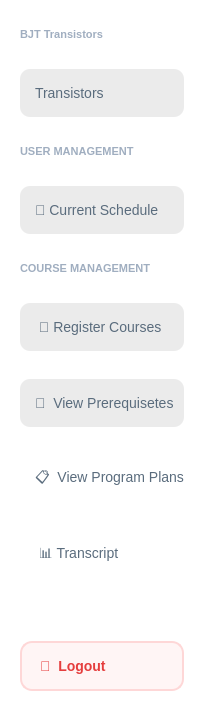
       <widget class="QWidget" name="navScrollContent_2">
        <property name="geometry">
         <rect>
          <x>0</x>
          <y>-1</y>
          <width>204</width>
          <height>719</height>
         </rect>
        </property>
        <property name="styleSheet">
         <string notr="true">background-color: white;</string>
        </property>
        <layout class="QVBoxLayout" name="navMainLayout_2">
         <property name="spacing">
          <number>28</number>
         </property>
         <property name="leftMargin">
          <number>20</number>
         </property>
         <property name="topMargin">
          <number>28</number>
         </property>
         <property name="rightMargin">
          <number>20</number>
         </property>
         <property name="bottomMargin">
          <number>28</number>
         </property>
         <item>
          <widget class="QLabel" name="dashboardSectionLabel_2">
           <property name="styleSheet">
            <string notr="true">color: #a0aec0; font-size: 11px; font-weight: 800; background: transparent;</string>
           </property>
           <property name="text">
            <string>BJT Transistors</string>
           </property>
          </widget>
         </item>
         <item>
          <widget class="QPushButton" name="buttonProfile_2">
           <property name="minimumSize">
            <size>
             <width>0</width>
             <height>48</height>
            </size>
           </property>
           <property name="cursor">
            <cursorShape>PointingHandCursor</cursorShape>
           </property>
           <property name="styleSheet">
            <string notr="true">QPushButton {
    background-color: rgb(235, 235, 235);
    border: none;
    border-radius: 10px;
    color: #5a6c7d;
    font-size: 14px;
    text-align: left;
    padding-left: 15px;
}

QPushButton:hover {
    background-color: rgb(200, 200, 200);
    color: #8c6fff;  /* slightly purple-ish on hover */
}

/* CHECKED / TOGGLED STATE */
QPushButton:checked {
    background-color: rgba(140, 111, 255, 0.10);  /* faint purple */
    color: #8c6fff; 
    font-weight: bold;
    border-left: 4px solid #8c6fff;
    padding-left: 11px; /* adjust so bar doesn’t push content too far */
}

/* PRESSED STATE (optional but clean) */
QPushButton:pressed {
    background-color: rgba(140, 111, 255, 0.18);  /* slightly darker purple on press */
}
</string>
           </property>
           <property name="text">
            <string>Transistors</string>
           </property>
           <property name="checkable">
            <bool>true</bool>
           </property>
          </widget>
         </item>
         <item>
          <widget class="QLabel" name="userMgmtLabel_2">
           <property name="styleSheet">
            <string notr="true">color: #a0aec0; font-size: 11px; font-weight: 800; background: transparent;</string>
           </property>
           <property name="text">
            <string>USER MANAGEMENT</string>
           </property>
          </widget>
         </item>
         <item>
          <widget class="QPushButton" name="buttonCurrentSchedule_2">
           <property name="minimumSize">
            <size>
             <width>0</width>
             <height>48</height>
            </size>
           </property>
           <property name="cursor">
            <cursorShape>PointingHandCursor</cursorShape>
           </property>
           <property name="styleSheet">
            <string notr="true">QPushButton {
    background-color: rgb(235, 235, 235);
    border: none;
    border-radius: 10px;
    color: #5a6c7d;
    font-size: 14px;
    text-align: left;
    padding-left: 15px;
}

QPushButton:hover {
    background-color: rgb(200, 200, 200);
    color: #8c6fff;  /* slightly purple-ish on hover */
}

/* CHECKED / TOGGLED STATE */
QPushButton:checked {
    background-color: rgba(140, 111, 255, 0.10);  /* faint purple */
    color: #8c6fff; 
    font-weight: bold;
    border-left: 4px solid #8c6fff;
    padding-left: 11px; /* adjust so bar doesn’t push content too far */
}

/* PRESSED STATE (optional but clean) */
QPushButton:pressed {
    background-color: rgba(140, 111, 255, 0.18);  /* slightly darker purple on press */
}
</string>
           </property>
           <property name="text">
            <string>📅 Current Schedule</string>
           </property>
           <property name="checkable">
            <bool>true</bool>
           </property>
          </widget>
         </item>
         <item>
          <widget class="QLabel" name="courseMgmtLabel_2">
           <property name="styleSheet">
            <string notr="true">color: #a0aec0; font-size: 11px; font-weight: 800; background: transparent;</string>
           </property>
           <property name="text">
            <string>COURSE MANAGEMENT</string>
           </property>
          </widget>
         </item>
         <item>
          <widget class="QPushButton" name="buttonRegisterCourses_2">
           <property name="minimumSize">
            <size>
             <width>0</width>
             <height>48</height>
            </size>
           </property>
           <property name="cursor">
            <cursorShape>PointingHandCursor</cursorShape>
           </property>
           <property name="styleSheet">
            <string notr="true">QPushButton {
    background-color: rgb(235, 235, 235);
    border: none;
    border-radius: 10px;
    color: #5a6c7d;
    font-size: 14px;
    text-align: left;
    padding-left: 15px;
}

QPushButton:hover {
    background-color: rgb(200, 200, 200);
    color: #8c6fff;  /* slightly purple-ish on hover */
}

/* CHECKED / TOGGLED STATE */
QPushButton:checked {
    background-color: rgba(140, 111, 255, 0.10);  /* faint purple */
    color: #8c6fff; 
    font-weight: bold;
    border-left: 4px solid #8c6fff;
    padding-left: 11px; /* adjust so bar doesn’t push content too far */
}

/* PRESSED STATE (optional but clean) */
QPushButton:pressed {
    background-color: rgba(140, 111, 255, 0.18);  /* slightly darker purple on press */
}
</string>
           </property>
           <property name="text">
            <string> 📝 Register Courses </string>
           </property>
           <property name="checkable">
            <bool>true</bool>
           </property>
          </widget>
         </item>
         <item>
          <widget class="QPushButton" name="buttonViewPrereqs_2">
           <property name="minimumSize">
            <size>
             <width>0</width>
             <height>48</height>
            </size>
           </property>
           <property name="cursor">
            <cursorShape>PointingHandCursor</cursorShape>
           </property>
           <property name="styleSheet">
            <string notr="true">QPushButton {
    background-color: rgb(235, 235, 235);
    border: none;
    border-radius: 10px;
    color: #5a6c7d;
    font-size: 14px;
    text-align: left;
    padding-left: 15px;
}

QPushButton:hover {
    background-color: rgb(200, 200, 200);
    color: #8c6fff;  /* slightly purple-ish on hover */
}

/* CHECKED / TOGGLED STATE */
QPushButton:checked {
    background-color: rgba(140, 111, 255, 0.10);  /* faint purple */
    color: #8c6fff; 
    font-weight: bold;
    border-left: 4px solid #8c6fff;
    padding-left: 11px; /* adjust so bar doesn’t push content too far */
}

/* PRESSED STATE (optional but clean) */
QPushButton:pressed {
    background-color: rgba(140, 111, 255, 0.18);  /* slightly darker purple on press */
}
</string>
           </property>
           <property name="text">
            <string>🔗  View Prerequisetes</string>
           </property>
           <property name="checkable">
            <bool>true</bool>
           </property>
          </widget>
         </item>
         <item>
          <widget class="QPushButton" name="buttonViewProgramPlans_2">
           <property name="minimumSize">
            <size>
             <width>0</width>
             <height>48</height>
            </size>
           </property>
           <property name="cursor">
            <cursorShape>PointingHandCursor</cursorShape>
           </property>
           <property name="styleSheet">
            <string notr="true">QPushButton {
    background-color: transparent;
    border: none;
    border-radius: 10px;
    color: #5a6c7d;
    font-size: 14px;
    text-align: left;
    padding-left: 15px;
}

QPushButton:hover {
    background-color: #f8f9fa;
    color: #8c6fff;  /* slightly purple-ish on hover */
}

/* CHECKED / TOGGLED STATE */
QPushButton:checked {
    background-color: rgba(140, 111, 255, 0.10);  /* faint purple */
    color: #8c6fff; 
    font-weight: bold;
    border-left: 4px solid #8c6fff;
    padding-left: 11px; /* adjust so bar doesn’t push content too far */
}

/* PRESSED STATE (optional but clean) */
QPushButton:pressed {
    background-color: rgba(140, 111, 255, 0.18);  /* slightly darker purple on press */
}
</string>
           </property>
           <property name="text">
            <string>📋  View Program Plans</string>
           </property>
           <property name="checkable">
            <bool>true</bool>
           </property>
          </widget>
         </item>
         <item>
          <widget class="QPushButton" name="buttonTranscript_2">
           <property name="minimumSize">
            <size>
             <width>0</width>
             <height>48</height>
            </size>
           </property>
           <property name="cursor">
            <cursorShape>PointingHandCursor</cursorShape>
           </property>
           <property name="styleSheet">
            <string notr="true">QPushButton {
    background-color: transparent;
    border: none;
    border-radius: 10px;
    color: #5a6c7d;
    font-size: 14px;
    text-align: left;
    padding-left: 15px;
}

QPushButton:hover {
    background-color: #f8f9fa;
    color: #8c6fff;  /* slightly purple-ish on hover */
}

/* CHECKED / TOGGLED STATE */
QPushButton:checked {
    background-color: rgba(140, 111, 255, 0.10);  /* faint purple */
    color: #8c6fff; 
    font-weight: bold;
    border-left: 4px solid #8c6fff;
    padding-left: 11px; /* adjust so bar doesn’t push content too far */
}

/* PRESSED STATE (optional but clean) */
QPushButton:pressed {
    background-color: rgba(140, 111, 255, 0.18);  /* slightly darker purple on press */
}
</string>
           </property>
           <property name="text">
            <string> 📊 Transcript </string>
           </property>
           <property name="checkable">
            <bool>true</bool>
           </property>
          </widget>
         </item>
         <item>
          <spacer name="navVerticalSpacer_2">
           <property name="orientation">
            <enum>Qt::Orientation::Vertical</enum>
           </property>
           <property name="sizeHint" stdset="0">
            <size>
             <width>20</width>
             <height>40</height>
            </size>
           </property>
          </spacer>
         </item>
         <item>
          <widget class="QPushButton" name="buttonLogout_2">
           <property name="minimumSize">
            <size>
             <width>0</width>
             <height>50</height>
            </size>
           </property>
           <property name="cursor">
            <cursorShape>PointingHandCursor</cursorShape>
           </property>
           <property name="styleSheet">
            <string notr="true">QPushButton {
    background-color: #fff5f5;
    border: 2px solid #fed7d7;
    border-radius: 12px;
    color: #e53e3e;
    font-weight: 700;
    font-size: 14px;
    text-align: left;
    padding-left: 18px;
    /* Add subtle shadow for depth */
    box-shadow: 0px 2px 4px rgba(0, 0, 0, 0.1);
}

/* Hover effect */
QPushButton:hover {
    background-color: #fed7d7;
}

/* Pressed effect */
QPushButton:pressed {
    background-color: #fbb6b6; /* slightly darker */
    padding-left: 20px;        /* move text slightly right to simulate press */
    padding-top: 2px;          /* move text slightly down */
    border-color: #f56565;     /* darker border */
}
</string>
           </property>
           <property name="text">
            <string>🚪  Logout</string>
           </property>
          </widget>
         </item>
        </layout>
       </widget>
